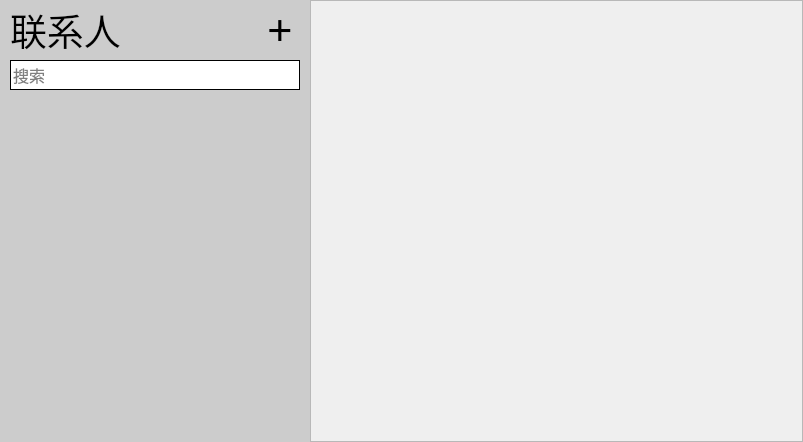
<?xml version="1.0" encoding="UTF-8"?>
<ui version="4.0">
 <class>AdressesWidget</class>
 <widget class="QWidget" name="AdressesWidget">
  <property name="geometry">
   <rect>
    <x>0</x>
    <y>0</y>
    <width>803</width>
    <height>442</height>
   </rect>
  </property>
  <property name="windowTitle">
   <string>AdressesWidget</string>
  </property>
  <widget class="QLabel" name="SiderBgi">
   <property name="geometry">
    <rect>
     <x>0</x>
     <y>0</y>
     <width>310</width>
     <height>442</height>
    </rect>
   </property>
   <property name="autoFillBackground">
    <bool>true</bool>
   </property>
   <property name="styleSheet">
    <string notr="true">background-color: rgb(204, 204, 204);</string>
   </property>
   <property name="text">
    <string/>
   </property>
  </widget>
  <widget class="QLabel" name="Title">
   <property name="geometry">
    <rect>
     <x>10</x>
     <y>10</y>
     <width>120</width>
     <height>40</height>
    </rect>
   </property>
   <property name="font">
    <font>
     <family>等线</family>
     <pointsize>28</pointsize>
    </font>
   </property>
   <property name="text">
    <string>联系人</string>
   </property>
  </widget>
  <widget class="QPushButton" name="AddBtn">
   <property name="geometry">
    <rect>
     <x>260</x>
     <y>10</y>
     <width>40</width>
     <height>40</height>
    </rect>
   </property>
   <property name="font">
    <font>
     <family>Segoe UI</family>
     <pointsize>32</pointsize>
     <weight>50</weight>
     <bold>false</bold>
    </font>
   </property>
   <property name="cursor">
    <cursorShape>PointingHandCursor</cursorShape>
   </property>
   <property name="styleSheet">
    <string notr="true">QPushButton {
	background-color: rgba(255, 255, 255, 0);
	border:none;
}
QPushButton:hover {
	background-color: rgba(0, 0, 0, 0.2);
}
QPushButton:pressed {
	background-color: rgba(0, 0, 0, 0.3);
}</string>
   </property>
   <property name="text">
    <string>+</string>
   </property>
   <property name="flat">
    <bool>false</bool>
   </property>
  </widget>
  <widget class="QLineEdit" name="SearchLineEdit">
   <property name="geometry">
    <rect>
     <x>10</x>
     <y>60</y>
     <width>290</width>
     <height>30</height>
    </rect>
   </property>
   <property name="font">
    <font>
     <family>等线</family>
     <pointsize>12</pointsize>
    </font>
   </property>
   <property name="styleSheet">
    <string notr="true">QLineEdit {
	border: 1px solid rgb(0, 0, 0);
	background-color: rgbs(255, 255, 255, 0);
}
QLineEdit:focus {
	border: 2px solid rgb(126, 132, 255);
}
QLineEdit:hover {
	border: 2px solid rgb(0, 0, 0);
}</string>
   </property>
   <property name="frame">
    <bool>true</bool>
   </property>
   <property name="cursorPosition">
    <number>0</number>
   </property>
   <property name="dragEnabled">
    <bool>false</bool>
   </property>
   <property name="placeholderText">
    <string>搜索</string>
   </property>
  </widget>
  <widget class="QScrollArea" name="InfoContainer">
   <property name="geometry">
    <rect>
     <x>8</x>
     <y>100</y>
     <width>293</width>
     <height>342</height>
    </rect>
   </property>
   <property name="styleSheet">
    <string notr="true">background-color: rgba(255, 255, 255, 0);
border: none;</string>
   </property>
   <property name="verticalScrollBarPolicy">
    <enum>Qt::ScrollBarAsNeeded</enum>
   </property>
   <property name="widgetResizable">
    <bool>true</bool>
   </property>
   <widget class="QWidget" name="scrollAreaWidgetContents">
    <property name="geometry">
     <rect>
      <x>0</x>
      <y>0</y>
      <width>293</width>
      <height>342</height>
     </rect>
    </property>
   </widget>
  </widget>
  <widget class="QScrollArea" name="Container">
   <property name="geometry">
    <rect>
     <x>310</x>
     <y>0</y>
     <width>493</width>
     <height>442</height>
    </rect>
   </property>
   <property name="verticalScrollBarPolicy">
    <enum>Qt::ScrollBarAsNeeded</enum>
   </property>
   <property name="widgetResizable">
    <bool>true</bool>
   </property>
   <widget class="QWidget" name="scrollAreaWidgetContents_2">
    <property name="geometry">
     <rect>
      <x>0</x>
      <y>0</y>
      <width>491</width>
      <height>440</height>
     </rect>
    </property>
   </widget>
  </widget>
 </widget>
 <resources/>
 <connections/>
</ui>
